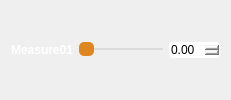
        <widget class="QWidget" name="widget_11" native="true">
         <layout class="QHBoxLayout" name="horizontalLayout_7">
          <item>
           <widget class="QLabel" name="label_7">
            <property name="minimumSize">
             <size>
              <width>56</width>
              <height>16</height>
             </size>
            </property>
            <property name="styleSheet">
             <string notr="true">QLabel{
	font:10pt &quot;hack&quot;;
	font-weight:bold;
	color :rgb(255,255,255);
}
</string>
            </property>
            <property name="lineWidth">
             <number>1</number>
            </property>
            <property name="text">
             <string>Measure01</string>
            </property>
            <property name="alignment">
             <set>Qt::AlignCenter</set>
            </property>
           </widget>
          </item>
          <item>
           <widget class="QSlider" name="horizontalSlider01_7">
            <property name="styleSheet">
             <string notr="true">QSlider::handle:horizontal{
	width:15px;
	background-color:rgb(223,134,30);
	margin:-6px 0px -6px 0px;
	border-radius:5px;
}
QSlider::groove:horizontal{
	height:2px;
	background-color:rgb(219,219,219);
}
QSlider::add-page:horizontal{
	background-color:rgb(219,219,219);
}
QSlider::sub-page:horizontal{
background-color:rgb(233,143,36);
}</string>
            </property>
            <property name="orientation">
             <enum>Qt::Horizontal</enum>
            </property>
           </widget>
          </item>
          <item>
           <widget class="QDoubleSpinBox" name="doubleSpinBox01_7">
            <property name="styleSheet">
             <string notr="true">QDoubleSpinBox {
border-radius:4px;
}</string>
            </property>
           </widget>
          </item>
         </layout>
        </widget>
